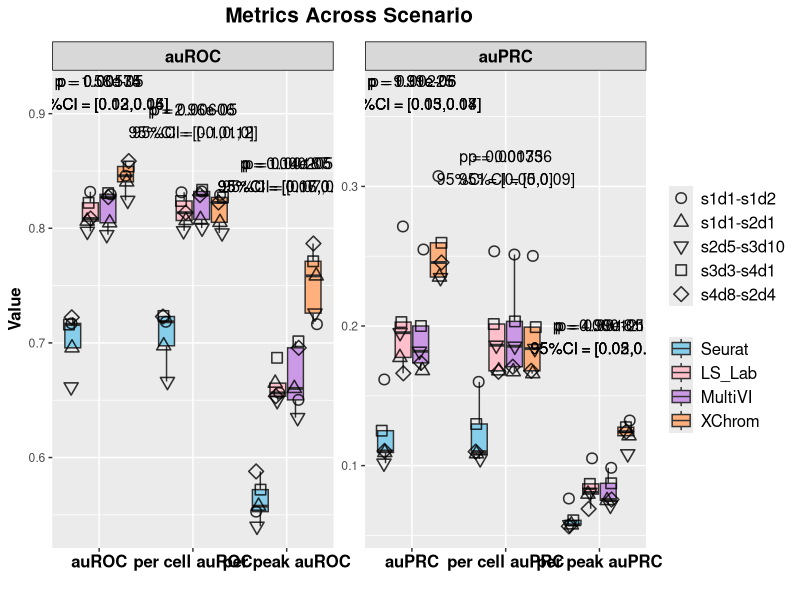
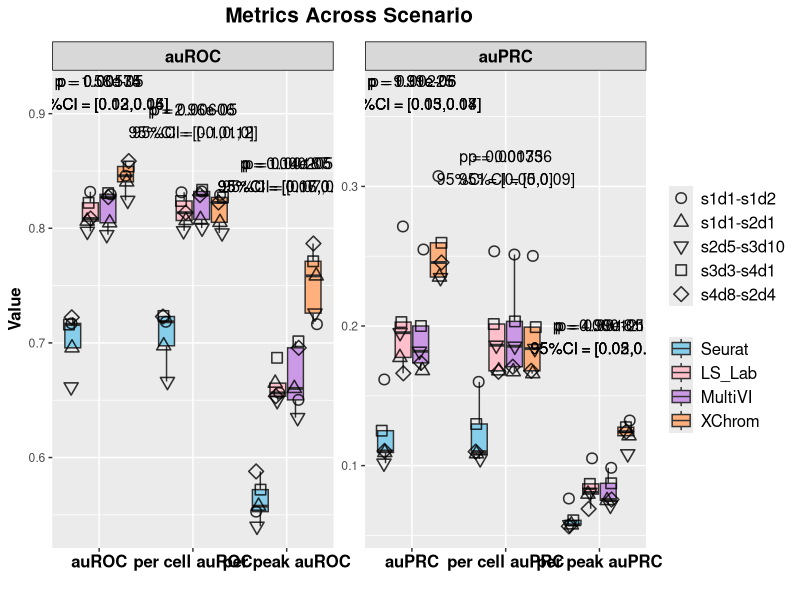

The R source for these figures, in order:
library(ggplot2)
library(readr)
library(dplyr)
library(tidyr)
library(purrr)
library(jsonlite)


df <- read_csv('test_r4_inter_method_auc.csv')
r=4

# Convert Metric & Method & Dataset to factor and specify the order
df$Metric <- factor(df$Metric, levels = c("auROC", "per cell auROC", "per peak auROC", 
                                          "auPRC", "per cell auPRC", "per peak auPRC"))
df$Method <- factor(df$Method, levels = c("Seurat", "LS_Lab", "MultiVI", "XChrom"))
df$Dataset<-factor(df$Dataset,levels = c('s1d1-s1d2','s1d1-s2d1','s2d5-s3d10','s3d3-s4d1','s4d8-s2d4'))
df %>%
  group_by(Metric, Method) %>%
  summarise(Dataset_Count = n_distinct(Dataset), .groups = "drop")

#################################### facet ######################################
# Add 2 new column to group auROC(overall,per-cell,per-peak) and auPRC(overall,per-cell,per-peak),respectively

df <- df %>%
  mutate(MetricType = ifelse(grepl("auROC", Metric), "auROC", "auPRC"))%>%
  mutate(MetricType = factor(MetricType, levels = c("auROC", "auPRC")))

# Obtain all the methods that need to be compared (excluding XChrom itself)
other_methods <- unique(df$Method[df$Method != "XChrom"])

# Extract the data of XChrom as the benchmark
xchrom_data <- df %>% 
  filter(Method == "XChrom") %>% 
  select(Dataset, Metric, MetricType, Value_XChrom = Value)

# Generate comparative data
comparison_data <- df %>%
  filter(Method != "XChrom") %>% 
  inner_join(xchrom_data, by = c("Dataset", "Metric", "MetricType")) %>%
  mutate(diff = Value_XChrom - Value)



perform_tests <- function(differences, digits_round = r,
                                    exact = FALSE, correct = TRUE) {
  d <- differences[is.finite(differences)]
  if (!is.null(digits_round)) d <- round(d, digits_round)
  
  n <- length(d)
  if (n < 2) return(list(p_value = NA_real_, test_method = "insufficient_n"))
  
  if (sd(d) == 0) {
    if (all(abs(d) < .Machine$double.eps)) {
      return(list(p_value = 1, test_method = "no-diff"))
    } else {
      k <- sum(d > 0); n_nonzero <- sum(d != 0)
      p <- binom.test(k, n_nonzero, p = 0.5, alternative = "two.sided")$p.value
      return(list(p_value = p, test_method = "Sign test (binom)"))
    }
  }
  shapiro_p <- if (n >= 3) {
    tryCatch(shapiro.test(d)$p.value, error = function(e) NA_real_)
  } else NA_real_
  
  if (!is.na(shapiro_p) && shapiro_p > 0.05) {
    p <- t.test(d, mu = 0)$p.value
    return(list(p_value = p, test_method = "paired t-test"))
  } else {
    p <- suppressWarnings(wilcox.test(d,alternative = "two.sided",mu = 0, exact = FALSE, correct = TRUE)$p.value)
    return(list(p_value = p, test_method = "Wilcoxon signed-rank"))
    }
}




# Calculate statistical results
annotation_df <- comparison_data %>%
  group_by(Metric, Method) %>%  # Group by Metric & Method
  summarise(
    mean_diff = mean(diff, na.rm = TRUE),
    se_diff = sd(diff, na.rm = TRUE) / sqrt(n()),
    lower_ci = mean_diff - qt(0.975, df = n()-1) * se_diff,
    upper_ci = mean_diff + qt(0.975, df = n()-1) * se_diff,
    test = list(perform_tests(diff)),
    .groups = "drop"
  ) %>%
  mutate(
    p_value = as.numeric(purrr::map_dbl(test, "p_value")),
    test_method = purrr::map_chr(test, "test_method"),
    p_value_label = ifelse(p_value < 0.05,
                           paste0("p = ", signif(p_value, digits = 3)),
                           NA_character_)
  ) %>%
  # Merge the MetricType and Y-axis position information
  left_join(distinct(df, Metric, MetricType), by = "Metric") %>% 
  left_join(
    df %>% group_by(Metric) %>% summarise(max_val = max(Value)),
    by = "Metric"
  ) %>% 
  mutate(y_position = ifelse(p_value < 0.05, max_val + 0.06, NA_real_))


out <- annotation_df %>%
  mutate(test = map_chr(test, ~ toJSON(.x, auto_unbox = TRUE)))
write_csv(out, paste0('interMethod_aucprc_r',r,"_test.csv"))




ggplot(df, aes(x = Metric, y = Value,)) +
  geom_boxplot(aes(group = interaction(Metric, Method), fill = Method), 
               alpha = 1, outlier.shape = NA) + 
  geom_jitter(
    aes(group = interaction(Metric, Method), shape = Dataset),
    position = position_jitterdodge(
      jitter.width = 0.2,   
      dodge.width = 0.8    
    ),size = 3,alpha = 0.8,color = "black",stroke = 0.8)+
  scale_fill_manual(values = c("Seurat" = "skyblue", 'LS_Lab' = "pink",'MultiVI'='#CC99E6',"XChrom" = "#FFB07C")) + 
  scale_shape_manual(
    values = c(
      "s1d1-s1d2" = 1,   
      "s1d1-s2d1" = 2,   
      "s4d8-s2d4" = 5,   
      "s3d3-s4d1" = 0,    
      "s2d5-s3d10" = 6    
    ))+
  scale_x_discrete(expand = expansion(add = c(0.5, 0.5))) + 
  guides(shape = guide_legend(order = 1), fill = guide_legend(order = 2)) + 
  facet_wrap(~MetricType, scales = "free")+
  theme_set(theme_bw())+
  # theme_minimal() +
  theme(
    axis.text.x = element_text(angle = 0, hjust = 0.5, size = 12, face = "bold", color = "black", margin = margin(t =2)),
    axis.title = element_text(size = 12, color = "black", face = "bold"),
    legend.title = element_blank(),
    plot.title = element_text(hjust = 0.5, size = 15, face = "bold",margin = margin(b = 10)),
    legend.text = element_text(size = 12),
    strip.background = element_rect(fill = rgb(0.5, 0.5, 0.5, 0.3),color = "black", size = 0.5),  
    strip.text = element_text(size = 12, face = "bold", color = "black"),  
    strip.text.x = element_text(size = 12, face = "bold",color = "black"), 
  ) +
  labs(title = "Metrics Across Scenario", x = "", y = "Value") +
  geom_text(
    data = annotation_df[annotation_df$p_value<0.05,],
    aes(x = Metric, y = y_position,group = MetricType, 
        label = paste0(p_value_label, "\n95%CI = [",
                       round(lower_ci, 2), ",",
                       round(upper_ci, 2), "]")),
    inherit.aes = FALSE,size = 4,
    color = "black",hjust = 0.5)

ggsave(paste0('inter_method_aucprc_r',r,'.pdf'), plot = last_plot(), 
       width = 20, height = 6, units = "in",dpi=300)
